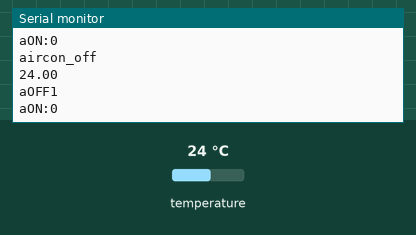
This sketch was run on a simulated Arduino Uno, built with avr-gcc and run on an emulated ATmega328P. On the bench: the last lines printed to the serial monitor. The inputs (shaded band) are chosen by the test bench; at power-on: temperature 24 °C. The audio player accepts every command and is not drawn.

Above: at 8.9 s.
9.0 s: temperature set to 28 °C
At 19.1 s:
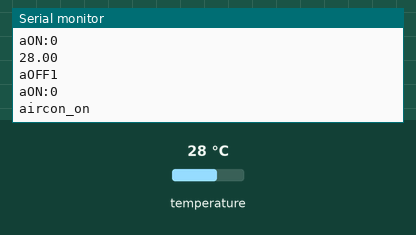
19.4 s: temperature set to 12 °C
At 26.8 s:
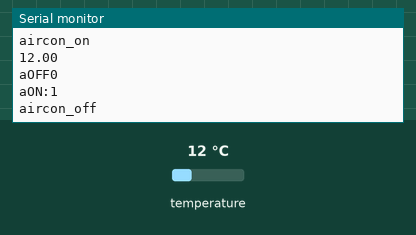
Timing chart, 0 to 28.3 s (numbered marks = the images above; inputs shaded):
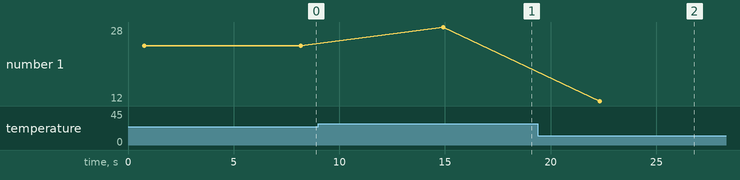

The sketch:

IR-SEND_Air_Light5.ino
```cpp
#include <SoftwareSerial.h>  //MP3シリアル転送用
#include <DFPlayer_Mini_Mp3.h> //MP3再生用
#include <avr/pgmspace.h>      //ROMへのデータ退避用
#include <OneWire.h>          //温度センサーDS18B20制御用
#include <DallasTemperature.h>//温度センサーDS18B20制御用

byte val=0, aON=0 ,aOFF=0;

SoftwareSerial mySerial(11, 12); // MP3シリアルRX, TX
int output = 2;     //IR制御用ピン
#define ONE_WIRE_BUS 10 // 温度センサーのピン定義 ★5 KΩでプルアップしないと動作しないことがある★
// Setup a oneWire instance to communicate with any OneWire devices (not just Maxim/Dallas temperature ICs)
OneWire oneWire(ONE_WIRE_BUS);
// Pass our oneWire reference to Dallas Temperature.
DallasTemperature sensors(&oneWire);

//エアコンIRデータ
const PROGMEM int aircon_on[] =  {2981,2000,0,2942,334,161,44,126,41,44,38,40,43,40,44,39,44,39,46,36,44,40,44,39,44,39,43,40,43,39,44,127,40,42,41,40,44,40,42,40,42,40,46,40,40,40,43,39,46,38,45,40,40,41,43,39,43,39,44,40,43,40,44,39,43,40,43,124,45,38,43,123,46,122,43,124,46,123,41,126,40,123,45,39,43,124,47,119,47,120,46,120,44,123,46,122,46,120,46,120,43,124,43,40,43,40,46,37,46,36,46,37,46,36,45,38,46,38,44,38,46,37,46,120,46,121,46,37,46,38,46,121,46,121,45,122,46,120,46,36,46,37,43,123,47,120,46,37,44,40,46,37,46,36,44,39,46,121,46,36,46,120,44,40,46,121,46,120,44,124,46,120,46,38,46,120,46,37,44,123,46,38,44,38,46,37,43,123,46,37,46,37,46,120,46,37,45,121,46,120,46,121,46,37,46,120,46,120,44,39,46,120,47,37,43,39,46,36,46,121,46,36,46,36,46,37,46,36,47,36,46,121,46,121,46,37,46,120,47,120,43,124,46,121,45,122,46,36,46,37,46,37,46,36,46,37,46,36,46,38,46,37,47,120,46,122,45,121,46,121,43,124,46,120,46,121,46,121,46,36,46,37,46,38,46,37,46,36,46,38,46,37,46,37,46,120,46,122,45,121,46,122,45,121,46,120,46,123,44,120,46,37,46,37,46,36,46,37,46,37,46,37,46,38,45,38,46,121,46,121,46,121,46,120,44,123,46,121,46,120,46,122,46,36,46,36,46,37,43,40,46,38,46,37,46,36,46,37,46,120,47,120,46,120,46,121,46,121,46,120,46,121,45,122,46,36,46,37,46,40,43,37,46,36,46,37,46,37,46,36,46,120,46,122,45,121,46,121,46,120,47,120,46,120,46,121,46,120,44,123,46,121,43,40,44,123,46,37,46,37,46,38,44,38,46,37,46,37,45,121,46,36,47,120,44,124,43,124,46,120,44,38,46,38,45,38,46,121,43,123,44,123,46,122,46,36,46,120,46,120,46,121,46,38,46,39,41,40,46,38,46,39,41,124,46,36,46,36,46,37,44,40,43,40,46,38,44,123,46,36,46,121,43,124,44,123,43,124,43,124,45,122,44,40,43,39,46,40,43,37,46,37,46,37,44,42,40,39,46,120,43,125,42,123,46,121,45,121,44,124,46,120,44,123,46,36,44,39,44,40,46,37,46,38,43,40,44,40,46,121,44,122,46,121,46,120,46,121,44,123,46,121,46,120,44,40,44,123,46,121,46,37,46,37,46,36,44,39,46,37,44,40,46,36,44,38,46,121,46,121,45,121,46,121,46,120,44,123,47,120,46,38,46,36,44,40,46,36,44,40,46,37,46,37,46,37,46,121,46,121,45,121,46,121,46,121,45,121,47,120,43,39,46,37,46,37,46,120,46,36,47,36,45,38,46,121,45,121,46,120,46,120,46,38,46,121,46,121,46,120,46,38,46,37,46,37,46,36,47,36,46,37,46,36,46,37,46,37,46,120,46,121,46,120,46,121,44,123,46,120,46,121,46,120,46,37,46,37,46,36,46,37,47,37,46,38,46,37,46,37,46,120,46,122,45,121,46,120,46,121,46,121,46,120,46,122,46,120,46,123,44,120,47,120,46,121,46,121,46,120,46,122,46,36,46,38,46,38,45,37,46,36,46,37,46,37,46,37,46,120,46,122,45,120,47,120,46,120,46,120,46,121,46,121,46,37,46,36,46,36,46,37,46,37,46,37,46,37,45,38,46,120,46,122,44,121,46,121,46,120,46,120,46,120,46,121,47,36,46,37,46,37,46,37,46,36,46,36,46,37,46,37,46,120,46,122,46,121,46,120,47,120,46,121,46,120,47,120,44,39,46,37,46,36,46,36,46,37,46,37,46,37,46,38,46};
const PROGMEM int aircon_off[] =  {2982,2000,0,2934,340,161,46,121,46,37,46,36,46,37,46,37,46,36,46,38,46,38,46,37,46,36,47,36,46,37,46,122,45,37,46,36,46,38,46,37,46,37,46,38,46,37,46,37,46,38,46,37,46,37,46,36,46,37,45,40,44,37,46,38,45,40,44,120,46,36,46,120,46,120,46,121,47,120,46,120,46,121,46,36,46,122,46,121,45,121,46,120,46,122,46,121,46,120,46,122,46,122,45,37,46,37,46,37,46,36,46,37,46,37,46,36,46,38,46,37,46,37,46,122,45,121,46,38,45,37,46,121,46,121,46,120,46,121,46,37,46,38,46,121,46,120,46,38,45,38,46,36,46,37,46,37,46,121,46,121,46,40,44,38,46,121,46,120,46,123,44,120,46,37,46,37,46,120,47,120,46,38,46,120,46,120,47,36,46,38,46,120,47,37,46,37,46,37,46,36,46,37,46,122,44,121,46,36,46,120,46,121,46,120,46,37,46,36,46,121,45,38,46,39,44,37,47,36,46,37,46,120,46,120,46,38,46,120,46,121,46,120,46,121,46,120,47,36,46,37,46,37,46,36,46,36,47,36,46,37,46,38,46,120,47,121,45,121,46,121,46,121,46,120,46,122,45,122,46,37,46,37,43,39,46,37,46,36,46,38,45,38,46,38,46,121,46,122,45,121,46,123,44,121,46,120,46,122,44,124,44,36,46,36,46,38,46,36,46,36,46,37,46,37,47,36,46,121,46,121,46,121,46,121,46,120,46,121,46,120,47,121,43,42,44,36,46,37,46,37,47,36,46,37,45,38,46,38,46,120,46,122,45,121,46,121,46,120,46,120,46,121,46,121,46,37,46,37,46,37,46,37,46,38,45,38,45,38,46,37,46,120,46,122,46,120,46,121,46,121,46,120,46,120,46,122,46,120,46,120,46,120,46,37,46,121,46,36,46,37,46,37,46,37,46,38,46,37,46,121,46,37,43,123,46,121,45,121,46,120,46,37,46,37,46,37,46,37,47,120,46,121,46,121,46,36,46,121,43,123,46,120,46,121,46,37,46,38,46,38,46,37,46,37,46,36,46,38,45,39,44,36,47,37,45,37,47,120,46,121,46,121,46,121,46,120,46,120,46,123,44,121,46,38,46,36,46,38,46,37,46,37,46,37,46,37,46,38,46,120,46,121,45,121,46,121,46,120,46,120,46,120,46,121,46,40,42,37,46,36,46,37,46,37,46,36,46,36,46,121,47,120,46,120,47,121,45,121,47,120,46,120,46,121,46,38,46,122,44,122,46,37,46,36,46,37,46,37,46,36,46,37,46,37,46,37,46,120,46,120,46,121,46,121,46,120,47,121,46,120,46,36,46,38,46,36,46,37,46,37,46,36,46,38,46,37,46,121,46,122,46,120,46,121,44,123,46,121,45,122,46,37,46,36,46,37,46,121,46,36,46,38,46,36,47,122,45,120,46,123,43,122,46,37,46,122,46,120,46,121,46,38,46,36,46,37,46,37,46,36,46,37,46,37,46,37,46,38,47,119,46,121,46,120,47,120,46,120,47,120,46,122,46,120,46,37,46,37,46,38,46,36,46,37,46,36,46,36,46,38,46,121,46,122,45,121,46,120,46,121,46,120,46,121,45,122,46,120,46,120,46,122,46,120,46,121,46,122,45,121,46,122,46,37,46,37,46,37,46,37,46,37,46,38,46,36,46,37,46,120,46,122,45,121,46,120,46,121,46,121,46,120,46,120,46,36,46,39,44,36,46,36,46,37,46,37,46,36,46,38,46,121,46,122,45,121,46,120,46,121,46,120,46,120,46,121,46,36,46,36,46,38,46,36,46,38,46,37,46,38,45,38,46,120,46,122,45,121,46,120,46,120,47,120,46,120,46,122,46,37,46,37,46,37,46,36,46,37,46,37,46,36,47,36,47};

//電気点灯IRデータ→メモリ点灯に変更
//全灯　const PROGMEM int light_on[] =  {202,101,564,102,154,50,154,50,51,55,47,50,51,56,47,50,51,50,52,50,154,49,51,50,52,55,46,55,47,55,47,50,52,50,154,55,46,55,47,50,154,50,51,50,51,51,50,51,51,50,52,50,52,54,47,50,51,55,47,50,52,50,51,50,52,55,46,50,52,55,47,50,153,50,154,50,154,50,51,50,154,50,154,47,55};
const PROGMEM int light_on[] =  {206,103,562,102,154,51,154,50,51,52,49,53,48,50,52,52,50,54,46,53,152,52,48,51,51,53,50,52,49,53,49,52,49,55,149,50,51,52,152,55,46,53,48,53,49,52,49,53,49,50,52,53,48,50,51,53,49,52,49,53,48,51,50,53,49,50,51,51,51,51,153,50,50,54,151,51,153,55,47,52,152,51,153,48,54};

//電気消灯IRデータ
const PROGMEM int light_off[] =  {207,100,564,103,154,50,155,50,52,50,52,50,52,47,54,50,52,50,51,50,154,49,51,50,52,50,52,50,52,50,51,50,51,50,154,50,154,50,52,50,52,50,52,50,51,50,51,50,52,50,52,50,52,50,51,50,52,50,52,50,52,50,51,50,52,49,52,47,157,50,51,50,52,50,154,50,154,50,51,50,154,50,154,48,54};

//一段階暗くするIRデータ→未使用に変更
//const PROGMEM int light_down[] =  {202,101,564,108,149,54,150,55,46,53,49,55,47,55,46,55,47,55,47,55,150,49,52,55,47,50,52,55,47,55,47,55,47,50,154,50,51,50,52,54,47,50,52,50,52,55,46,51,51,50,154,55,47,50,51,51,51,55,47,50,52,50,52,50,52,50,51,51,52,54,47,55,47,55,149,54,150,54,47,55,150,55,46,52,50};

//一段階明るくするIRデータ→未使用に変更
//const PROGMEM int light_up[] =  {206,100,564,102,155,50,154,50,51,51,51,50,52,50,51,50,51,50,52,55,150,49,51,50,52,49,52,50,52,50,51,50,52,47,157,50,51,50,51,55,47,55,47,49,52,50,52,50,154,50,51,56,46,55,46,51,50,55,47,55,46,51,50,55,47,51,50,51,51,50,51,55,47,55,149,51,153,55,47,55,46,55,150,52,50};

int last = 0;
unsigned long us = micros();

void setup() {
  pinMode(output, OUTPUT);
  Serial.begin (9600);  //コンソール用シリアル定義
  mySerial.begin (9600);  //mp3 module用シリアル定義
  mp3_set_serial (mySerial);  //set softwareSerial for DFPlayer-mini mp3 module
  delay(1);  //wait 1ms for mp3 module to set volume
  mp3_set_volume (30); //mp3 moduleの音量を３０（最大）に
  sensors.begin();
}


void send(int data[]) {  //エアコンIR制御
  int dataSize = 855;
  for (int cnt = 0; cnt < dataSize; cnt++) {
    unsigned long len = pgm_read_word(data + cnt)*10;
    unsigned long us = micros();
    do {
      digitalWrite(output, 1 - (cnt&1));
      delayMicroseconds(8);
      digitalWrite(output, 0);
      delayMicroseconds(7);
    } while (long(us + len - micros()) > 0);
  }
}

void send_l(int data[]) {  //照明IR制御
  int dataSize = 85;
  for (int cnt = 0; cnt < dataSize; cnt++) {
    unsigned long len = pgm_read_word(data + cnt)*10;
    unsigned long us = micros();
    do {
      digitalWrite(output, 1 - (cnt&1));
      delayMicroseconds(8);
      digitalWrite(output, 0);
      delayMicroseconds(7);
    } while (long(us + len - micros()) > 0);
  }
}


void loop() {
float Tc_100;  //浮動小数点型の宣言
  // call sensors.requestTemperatures() to issue a global temperature
  // request to all devices on the bus
  sensors.requestTemperatures(); // Send the command to get temperatures
  Tc_100=sensors.getTempCByIndex(0);
  Serial.println(Tc_100);
  Serial.print("aOFF");
  Serial.println(aOFF);
  Serial.print("aON:");
  Serial.println(aON);
//   delay(60000);
   delay(3000);

  if (Tc_100>27.5){
    if (aON==0){
  Serial.println("aircon_on");
  send(aircon_on);
  aON=1;
  aOFF=0;
    }
  }else if (Tc_100<26.5){
    if (aOFF==0){
  Serial.println("aircon_off");
   send(aircon_off);
  aON=0;
  aOFF=1;
    }
  }

  if (Tc_100==0){
   delay(3000);
  mp3_play (4);
   delay(3000);
//   send_l(light_off);
   delay(3000);
  mp3_play (5);
   delay(3000);
   send_l(light_on);
   delay(3000);
   }
   delay(3000);
}
```

Measured:
- after the input at 9.0 s, the serial monitor: prints a new line after 5.9 s (image 1)
- after the input at 19.4 s, the serial monitor: prints a new line after 2.9 s (image 2)
- plotted number 1: 24 → 28 after the input at 9.0 s, 28 → 12 after the input at 19.4 s
